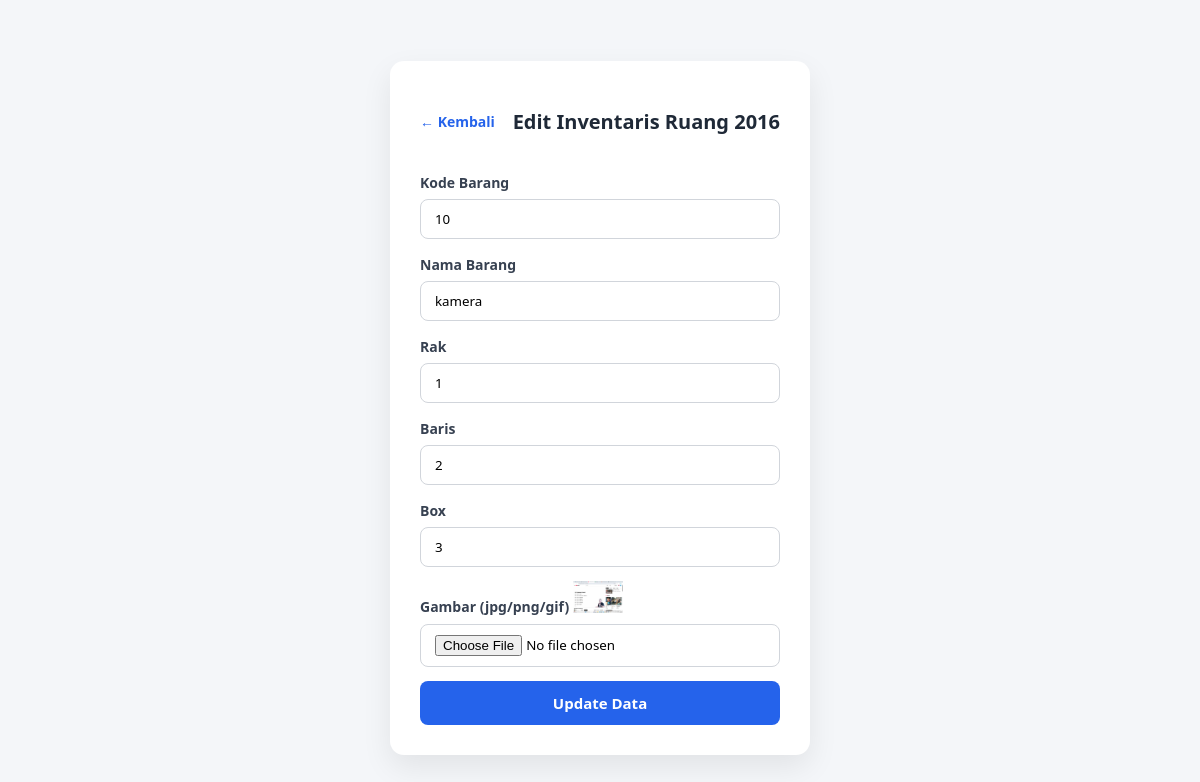
Screenshot of /inventaris/edit.php?id=24 (signed in) with the database file from the repository.
### tables this page shows
CREATE TABLE `ruang` (
  `id` int NOT NULL,
  `nama_ruang` varchar(100) DEFAULT NULL,
  `keterangan` text
);

CREATE TABLE `inventaris` (
  `id` int NOT NULL,
  `kode` varchar(50) DEFAULT NULL,
  `nama` varchar(100) DEFAULT NULL,
  `rak` varchar(50) DEFAULT NULL,
  `baris` varchar(50) DEFAULT NULL,
  `box` varchar(50) DEFAULT NULL,
  `image` varchar(255) DEFAULT NULL,
  `ruang_id` int DEFAULT NULL
);

### inventaris/edit.php (the view, shortened to what this page needs)
<?php
include "../config/koneksi.php";
$id = intval($_GET['id']);
$data = mysqli_fetch_assoc(mysqli_query($conn, "SELECT * FROM inventaris WHERE id=$id"));
$ruang_id = $data['ruang_id'];
$ruangData = mysqli_fetch_assoc(mysqli_query($conn, "SELECT * FROM ruang WHERE id=$ruang_id"));
?>
<!DOCTYPE html>
<html lang="id">
<head>
    <link rel="stylesheet" href="../assets/css/form.css">
</head>
<body>
<div class="form-container">
    <div class="form-header">
        <a href="index.php?ruang_id=<?= $ruang_id ?>" class="btn-back">← Kembali</a>
        <h2>Edit Inventaris Ruang <?= $ruangData['nama_ruang'] ?? '' ?></h2>
    </div>
    <form method="post" enctype="multipart/form-data">
        <label>Kode Barang</label>
        <input type="text" name="kode" value="<?= $data['kode'] ?>" required>
        <label>Nama Barang</label>
        <input type="text" name="nama" value="<?= $data['nama'] ?>" required>
        <label>Rak</label>
        <input type="text" name="rak" value="<?= $data['rak'] ?>" required>
        <label>Baris</label>
        <input type="text" name="baris" value="<?= $data['baris'] ?>" required>
        <label>Box</label>
        <input type="text" name="box" value="<?= $data['box'] ?>" required>
        <label>Gambar (jpg/png/gif)</label>
        <?php if(!empty($data['image']) && file_exists('../uploads/'.$data['image'])): ?>
            <img src="../uploads/<?= $data['image'] ?>" width="50"><br>
        <?php endif; ?>
        <input type="file" name="image" accept="image/*">
        <button type="submit" name="update">Update Data</button>
    </form>
</div>
</body>
</html>

### assets/css/form.css (style rules this page uses)
* { box-sizing: border-box; font-family: 'Segoe UI', Tahoma, sans-serif; }
body { background: #f4f6f9; min-height: 100vh; display: flex; align-items: center; justify-content: center; }
.form-container { background: #fff; width: 420px; padding: 30px; border-radius: 14px; box-shadow: 0 12px 30px rgba(0,0,0,0.08); }
.form-header { display: flex; align-items: center; justify-content: space-between; margin-bottom: 20px; }
.form-header h2 { font-size: 20px; color: #1f2937; }
.btn-back { text-decoration: none; color: #2563eb; font-size: 14px; font-weight: 600; }
label { font-size: 14px; font-weight: 600; color: #374151; }
input { width: 100%; padding: 10px 14px; margin: 6px 0 14px; border-radius: 8px; border: 1px solid #d1d5db; transition: 0.2s; }
button { width: 100%; padding: 12px; background: #2563eb; border: none; border-radius: 8px; color: #fff; font-size: 15px; font-weight: 600; cursor: pointer; transition: 0.2s; }

### rows the page displays
ruang: nama_ruang "2016"
inventaris: kode "10", nama "kamera", rak "1", baris "2", box "3", image (picture)
